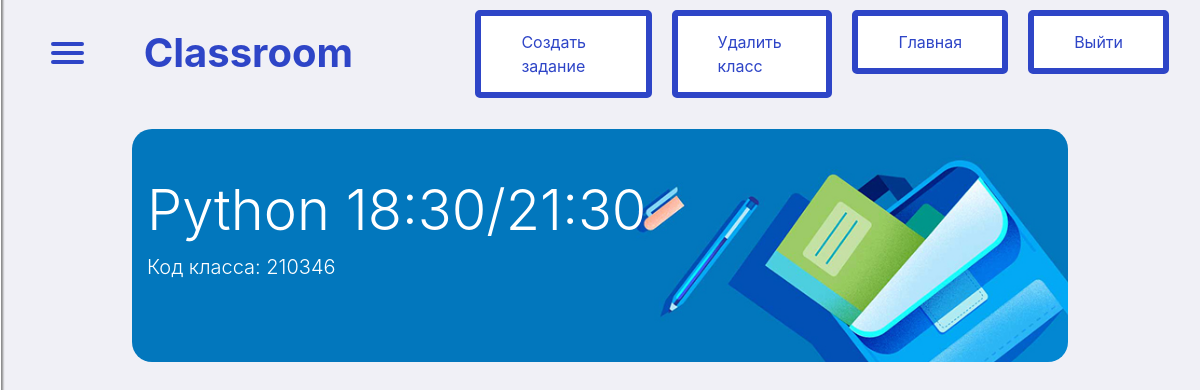
The page /classroom/class/1/ (signed in) on the database its author committed.
### classroom/models.py (models this page shows, shortened)
class Teacher(models.Model):
    teacher = models.ForeignKey(settings.AUTH_USER_MODEL, on_delete=models.CASCADE, verbose_name='Ментор')
    classroom = models.ForeignKey(Classroom, on_delete=models.CASCADE)
    created_date = models.DateTimeField(auto_now_add=True, verbose_name='Дата создания')
    class Meta:
        verbose_name = 'Ментор'
        verbose_name_plural = 'Менторы'

class Classroom(models.Model):
    classroom_name = models.CharField(max_length=99, verbose_name='Название')
    section = models.CharField(max_length=99, verbose_name='Раздел')
    class_code = models.CharField(max_length=10, default='0000000')
    created_date = models.DateTimeField(auto_now_add=True, verbose_name='Дата создания')

### classroom/decorators.py (the view)
        def _arguments_wrapper(request, *args, **kwargs):
            is_a_teacher, is_a_student = False, False
            try:
                classroom = Classroom.objects.get(id=kwargs['id'])
            except Exception as e:
                return redirect('home')
            teacher_count = Teacher.objects.filter(teacher=request.user.id, classroom=classroom).count()
            if teacher_count > 0:
                is_a_teacher = True
            student_count = Student.objects.filter(student=request.user.id, classroom=classroom).count()
            if student_count > 0:
                is_a_student = True
            if not (is_a_student or is_a_teacher):
                return redirect('home')
            return view_method(request, *args, **kwargs)

### classroom/views.py (called while the page is built)
@login_required(login_url='login')
@access_class('home')
def render_class(request, id):
    classroom = Classroom.objects.get(pk=id)
    try:
        assignments = Assignment.objects.filter(classroom=id)
    except Exception as e:
        assignments = None
    try:
        students = Student.objects.filter(classroom=id)
    except Exception as e:
        students = None
    teachers = Teacher.objects.filter(classroom=id)
    teacher_mapping = Teacher.objects.filter(teacher=request.user).select_related('classroom')
    student_mapping = Student.objects.filter(student=request.user).select_related('classroom')
    mappings = chain(teacher_mapping, student_mapping)
    return render(request, 'classroom/class_page.html',
                  {'classroom': classroom, 'assignments': assignments, 'students': students, 'teachers': teachers,
                   "mappings": mappings})

### classroom/templates/classroom/class_page.html (shortened to what this page needs)
{% extends 'classroom/parent_class.html' %}
{% load static %}
{% block hamburger %}
    <div class="jumbotron jumbotron-fluid class_jumbotron">
        <div class="container">
        <h1 class="display-4 class_title">{{ classroom.classroom_name }}</h1>
        <p class="lead class_code">Код класса: {{ classroom.class_code }}</p>
        </div>
    </div>
{% endblock %}

### classroom/templates/classroom/parent_class.html (shortened to what this page needs)
{% load static  %}
<!DOCTYPE html>
<html lang="en">
<head>
    <link rel="stylesheet" type="text/css" href="{% static 'css/base_class.css' %}">
    <link rel="stylesheet" type="text/css" href="{% static 'css/hamburger.css' %}">
    <link rel="stylesheet" href="https://cdn.jsdelivr.net/npm/bootstrap@4.5.3/dist/css/bootstrap.min.css">
</head>
<body class="container-fluid">
    <nav class="navbar navbar-expand-lg navbar-light navbar_custom">
        <nav role="navigation" >
            <div id="menuToggle" style="z-index: 6;" >
              <span></span>
              <span></span>
              <span></span>
            </div>
          </nav>
        <a class="navbar-brand" href="#" style="font-size:250% !important; color:#2e45c7 !important; margin-left: 7%; margin-right: 9%"><b>Classroom</b></a>
        <div class="collapse navbar-collapse" id="navbarSupportedContent">
            <ul class="navbar-nav mr-auto">
              {% for teacher in teachers %}
              {% if teacher.teacher.id == user.id %}
                <li class="nav-item active">
                  <a href="{% url 'create_assignment' classroom.id %}" type="button" class="mybtn myinfo mybtn-active" style="text-decoration: none;">Создать задание</a>
                </li>
                <li class="nav-item active">
                  <a class="mybtn myinfo mybtn-active" type="button" href="{% url 'delete_class' classroom.id %}" style="text-decoration: none;">Удалить класс</a>
                </li>
              {% endif %}
              {% endfor %}
              <li class="nav-item active">
                <a class="mybtn myinfo mybtn-active" type="button" href="{% url 'home' %}" style="text-decoration: none;">Главная</a>
              </li>
              <li class="nav-item active">
                <a class="mybtn myinfo mybtn-active" type="button" href="{% url 'logout' %}" style="text-decoration: none;">Выйти</a>
              </li>
            </ul>
        </div>
    </nav>
      {% block hamburger %}
      {% endblock %}
</body>
</html>

### static/css/base_class.css (style rules this page uses)
body { background-color: #f0f0f6 !important; }
.class_title { color: #ffffff; padding-top:1px; }
.class_code { color: #ffffff !important; }
.class_jumbotron { border-radius: 20px !important; margin-left: 10%; margin-right: 10%; margin-top: 2%; background-image: url("../images/img_backtoschool.jpg"); background-size: cover; padding-top:4% !important; }
#menuToggle { display: block; position: relative; top: 3px; left: 20px; z-index: 1; -webkit-user-select: none; user-select: none; }
#menuToggle span { display: block; width: 33px; height: 4px; margin-bottom: 5px; position: relative; background: #2e45c7; border-radius: 3px; z-index: 1; transform-origin: 4px 0px; transition: transform 0.5s cubic-bezier(0.77,0.2,0.05,1.0), background 0.5s cubic-bezier(0.77,0.2,0.05,1.0), opacity 0.55s ease; }
#menuToggle span:nth-last-child(2) { transform-origin: 0% 100%; }

### static/css/hamburger.css (style rules this page uses)
body { margin: 0; padding: 0; background:#f0f0f6 !important; color: #ffffff; font-family: "Avenir Next", "Avenir", sans-serif; }
.mybtn { border: 6px solid black; background-color: white; border-radius: 5px; color: black; padding: 14px 28px; font-size: 16px; cursor: pointer; padding-left:40px; padding-right:40px; margin-top: 1%; margin-left: 20px; }
.myinfo { border-color: #2e45c7 !important; color: #2e45c7 !important; }

### rows shown on the page
Teacher: shows "Создать задание"
Classroom: classroom_name "Python 18:30/21:30", class_code "210346"
